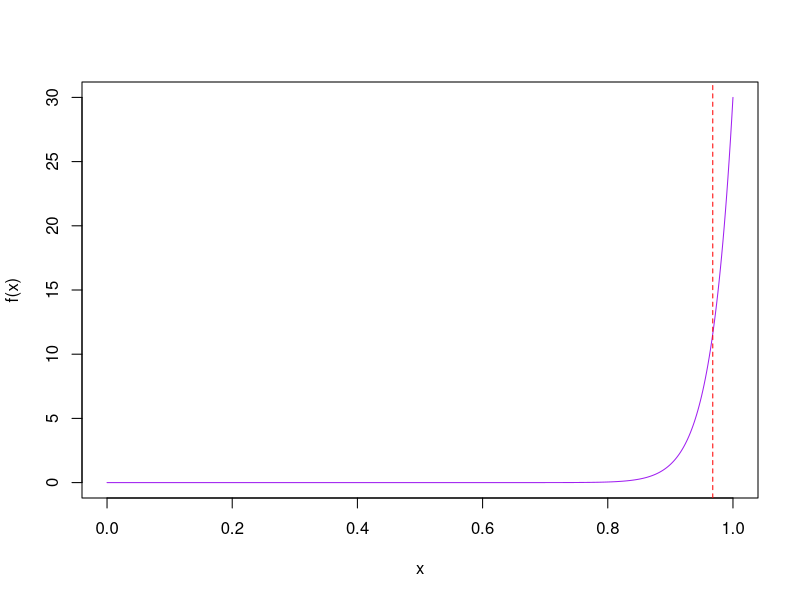

The R script that drew this image:
## ---- chunk 1
f <- function(x){30*x^29}
ans <- integrate(f, 0.92, 1)$value
ans
## ---- chunk 2
f1 <- function(x){30*x^30}
ans <- integrate(f1, 0, 1)$value
ans
## ---- chunk 3
curve(f, 0, 1, n = 500, col ="purple")
abline(v = ans, lty = "dashed", col = "red")
